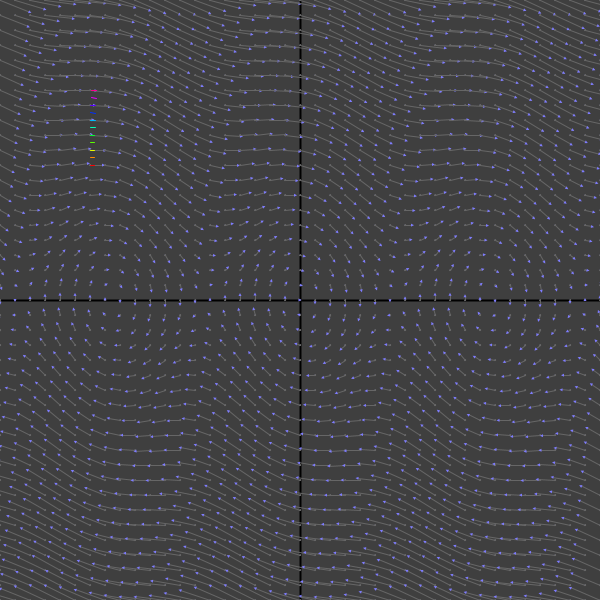
Frame 1 (no input)
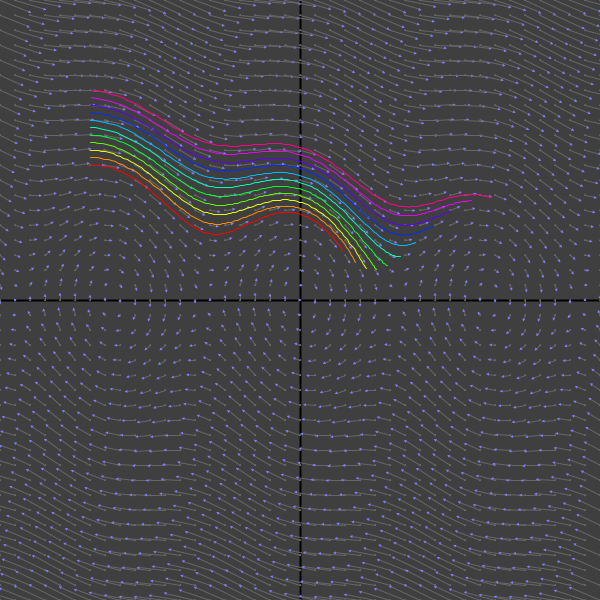
Frame 60 (the mouse pressed at the canvas centre just before this capture)
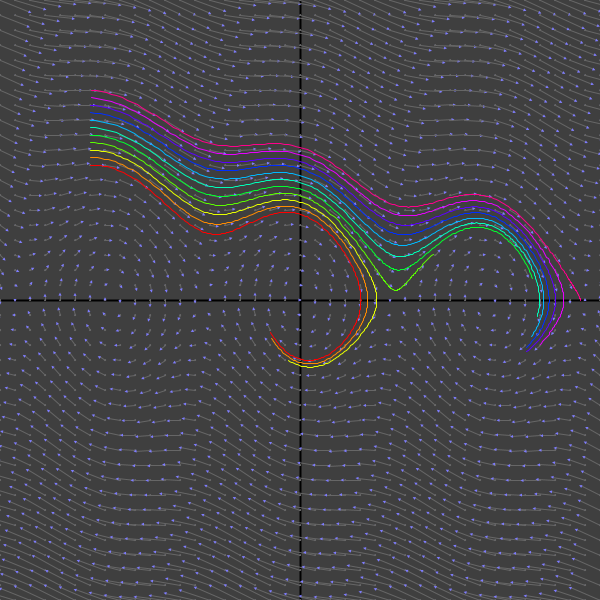
Frame 120 (the mouse held since frame 60 and released just before this capture)

The Processing sketch that drew these frames (run headless with seeded random() and noise(); from frame 60 on, the mouse is pressed at the canvas centre):

// Processing sketch: Diff_Eq
// ── Diff_Eq.pde

ArrayList<Arrow> Arrows=new ArrayList();
float scale=1;
PVector transOffset=new PVector(0, 0);

float range=20;
float stepSize=0.5;



ArrayList<EulerMethod> EulerMethods=new ArrayList();

void setup() {
  size(600, 600);
  colorMode(HSB, TWO_PI, 1, 1);


  for (float i=-range/2; i <=range/2; i+=stepSize) {
    for (float j=-range/2; j <=range/2; j+=stepSize) {
      Arrow A=new Arrow(new PVector(i, j));
      A.calcGradient();
      Arrows.add(A);
    }
  }

  for (float i=4.5; i <= 7; i+=0.25) {
    EulerMethods.add(new EulerMethod(new PVector(-7, i)));
  }



  getLineColors();
}

void draw() {

  background(0, 0, 0.25);
  translate(width/2, height/2);
  scale(scale);

  showAxis();


  for (Arrow A : Arrows) {
    A.show();
    A.drawArrow();
  }

  for ( EulerMethod E : EulerMethods) {
    for (int i=0; i < 10; i++) {
      E.update();
    }
    E.show();
  }
}

// ── Arrow.pde
class Arrow {
  PVector screenPixelPos;
  PVector pos;

  PVector arrowPos;
  PVector arrowPixelPos;
  PVector arrowDir;

  Arrow(PVector pos) {
    this.pos=pos;
  }

  void show() {
    strokeWeight(1);
    screenPixelPos=toScreenPos(pos);


    fill(4.2, 0.51, 1);
    strokeWeight(1);
    stroke(0, 0, 0.4);
    ellipse(screenPixelPos.x, screenPixelPos.y, 30*stepSize/range, 30*stepSize/range);
  }

  void drawArrow() {

    arrowPixelPos=toScreenPos(arrowPos);

    stroke(0, 0, 0.4);
    line(screenPixelPos.x, screenPixelPos.y, arrowPixelPos.x, arrowPixelPos.y);
    noStroke();

    pushMatrix();
    translate(arrowPixelPos.x, arrowPixelPos.y);
    rotate(-arrowDir.heading()-PI/2);
    float hLen=60*stepSize/range;
    triangle(-hLen, -hLen, hLen, -hLen, 0, hLen);  
    popMatrix();
  }

  void calcGradient() {
    PVector grad=functionPrime(pos);


    arrowDir=grad;
    arrowDir.mult(0.1);
    //arrowDir.limit(stepSize/2);

    arrowPos=pos.copy().add(arrowDir);
  }
}

// ── Euler_Method.pde
class EulerMethod {

  PVector pos;
  float hue;

  ArrayList<PVector> Vertices=new ArrayList();

  float stepSize=0.005;
  EulerMethod(PVector start) {
    pos=start;
  }

  int modulus=5;
  int counter;


  void update() {

    PVector grad=functionPrime(pos).mult(stepSize);
    pos.add(grad);
    
   

    if (counter%modulus==0) {
      Vertices.add(pos.copy());
    }
    counter++;
  }

  void show() {

    beginShape();
    stroke(hue, 1, 1);
    noFill();
    for (PVector V : Vertices) {
      PVector screenPos=toScreenPos(V);
      vertex(screenPos.x, screenPos.y);
    }

    endShape();
  }
}

// ── Math.pde

PVector toScreenPos(PVector in) {



  float x=in.x*width/range+transOffset.x;
  float y=-in.y*width/range+transOffset.y;

  return new PVector(x, y);
}



void showAxis() {
  strokeWeight(2);
  stroke(0);
  line( transOffset.x, -height/2/scale, transOffset.x, height/2/scale);
  line( -height/2/scale, transOffset.y, height/2/scale, transOffset.y );
}



PVector functionPrime(PVector P) {

  float x=P.x;
  float y=P.y;

  float dxdt=1, dydt=0;

  //Pendulum
  dxdt=y;
  dydt= -0.3*y-2*sin(x);

  //float  dydt=y*log(y)/x;
  //float  dydt=-x/y;

  //volterra
  //dxdt=x*(0.1-0.2*y);
  //dydt= -y*(0.2-0.3*x);

  //dydt=x*x/(1-y*y);
  
 // dxdt=1;
  //dydt=2*abs(y)/y*sqrt(abs(y)/y);
  return new PVector(dxdt, dydt);
}


void getLineColors() {
  int n=EulerMethods.size();

  for (int i=0; i < n; i++) {
    float hue=map(i, 0, n, 0, TWO_PI);
    EulerMethods.get(i).hue=hue;
  }
}

// ── User_Input.pde

void mouseWheel(MouseEvent e) {
  scale*=1-e.getCount()/10.0;
}


void mouseDragged() {

  float dx=(float)(mouseX-pmouseX)/scale;
  float dy=(float)(mouseY-pmouseY)/scale;

  transOffset.add(dx, dy);
}
